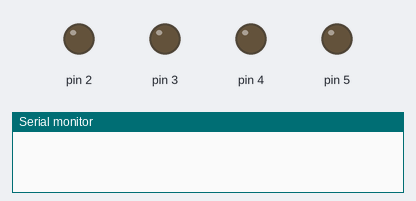
Simulated run of this sketch. Board: Arduino Uno, built with avr-gcc and run on an emulated ATmega328P. Parts: output pins drawn as LEDs (lit = HIGH), the last lines printed to the serial monitor.

Above: at 0.1 s.
At 8.1 s:
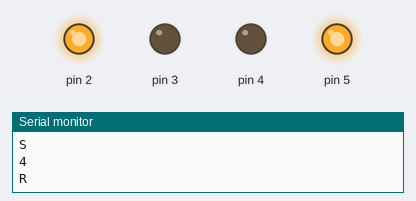
At 14.1 s:
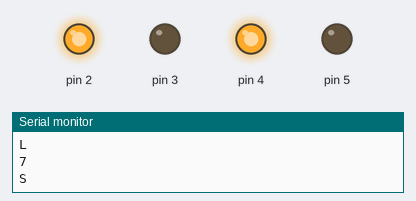
At 20.1 s:
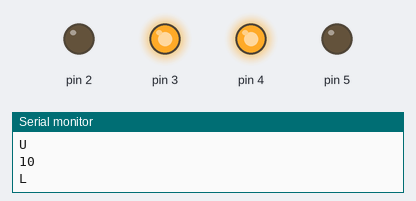
Timing chart, 0 to 23.5 s (numbered marks = the images above):
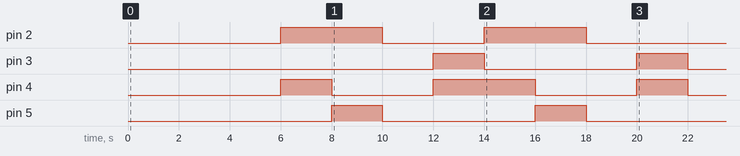

Measured:
- by itself, pin 2: alternates HIGH for 4.0 s and LOW for 4.0 s, 4 changes in all, then stays LOW
- by itself, pin 3, pin 5: alternates HIGH for 2.0 s and LOW for 6.0 s, 4 changes in all, then stays LOW
- by itself, pin 4: goes HIGH 2.0 s, LOW 4.0 s, HIGH 4.0 s, LOW 4.0 s, HIGH 2.0 s, then LOW

The sketch:

motorLogic.ino
```cpp
long startTurn = 3L;
long turn = 0L;
long go = 0L;
long right = 0L;
long left = 0L;
long up = 0L;
String order = "SRULSRUL";
String status = "";
int l, r;
void setup(){
  Serial.begin(9600);
  pinMode(2, OUTPUT);        //12, 13 오른쪽 d6,d7
  pinMode(3, OUTPUT);
  pinMode(4, OUTPUT);        //14, 15 왼쪽 d5,d10
  pinMode(5, OUTPUT);
  //pinMode(4, OUTPUT);         //서브모터 제어용
  digitalWrite(2, LOW);
  digitalWrite(3, LOW);
  digitalWrite(4, LOW);
  digitalWrite(5, LOW);
  //digitalWrite(4, LOW);
}

void goStraight(){
  digitalWrite(2, HIGH);
  digitalWrite(3, LOW);
  digitalWrite(4, HIGH);
  digitalWrite(5, LOW);
}

void goRight(){
  digitalWrite(2, HIGH);
  digitalWrite(3, LOW);
  digitalWrite(4, LOW);
  digitalWrite(5, HIGH);
}

void goLeft(){
  digitalWrite(2, LOW);
  digitalWrite(3, HIGH);
  digitalWrite(4, HIGH);
  digitalWrite(5, LOW);
}

void stop(){
  digitalWrite(2, LOW);
  digitalWrite(3, LOW);
  digitalWrite(4, LOW);
  digitalWrite(5, LOW);
}


void readOrder(){
  if(turn - startTurn >= 0 && turn - startTurn < order.length()){
    char now = order[turn - startTurn];
    Serial.print(now);
    Serial.print("\n");
    switch(now){
      case 'S':
        go = turn + 1;
        goStraight();
        break;
      case 'R':
        right = turn + 1;
        goRight();
        break;
      case 'L':
        left = turn + 1;
        goLeft();
        break;
      case 'U':
        up = turn + 1;
        //digitalWrite(4, HIGH);
        break;
      default:
        Serial.print("readOrder Fail!");
    }
  }
}

void loop(){
  unsigned long millisTime = millis();
  if(turn < (millisTime/2000)){
    turn = (millisTime/2000);
    Serial.println(turn);

    readOrder();
  }

  if(go <= turn && right <= turn){
    digitalWrite(2, LOW);
  }

  if(left <= turn){
    digitalWrite(3, LOW);
  }
    if(go <= turn && left <= turn){
    digitalWrite(4, LOW);
  }
  if(right <= turn){
    digitalWrite(5, LOW);
  }
  if(up <= turn){
    //digitalWrite(4, LOW);
  }

}
```
